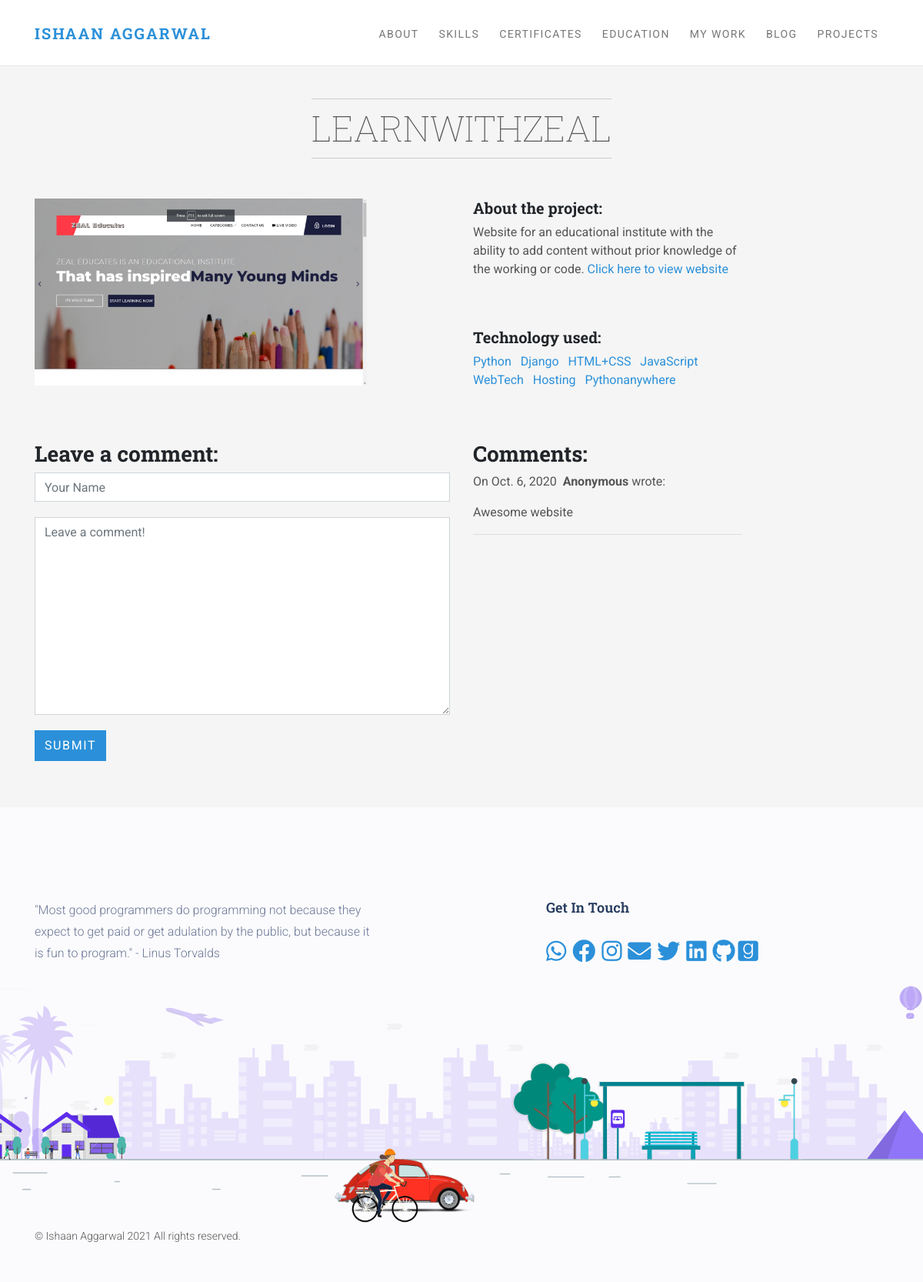
/project/project10, run on an earlier commit of the app's database.
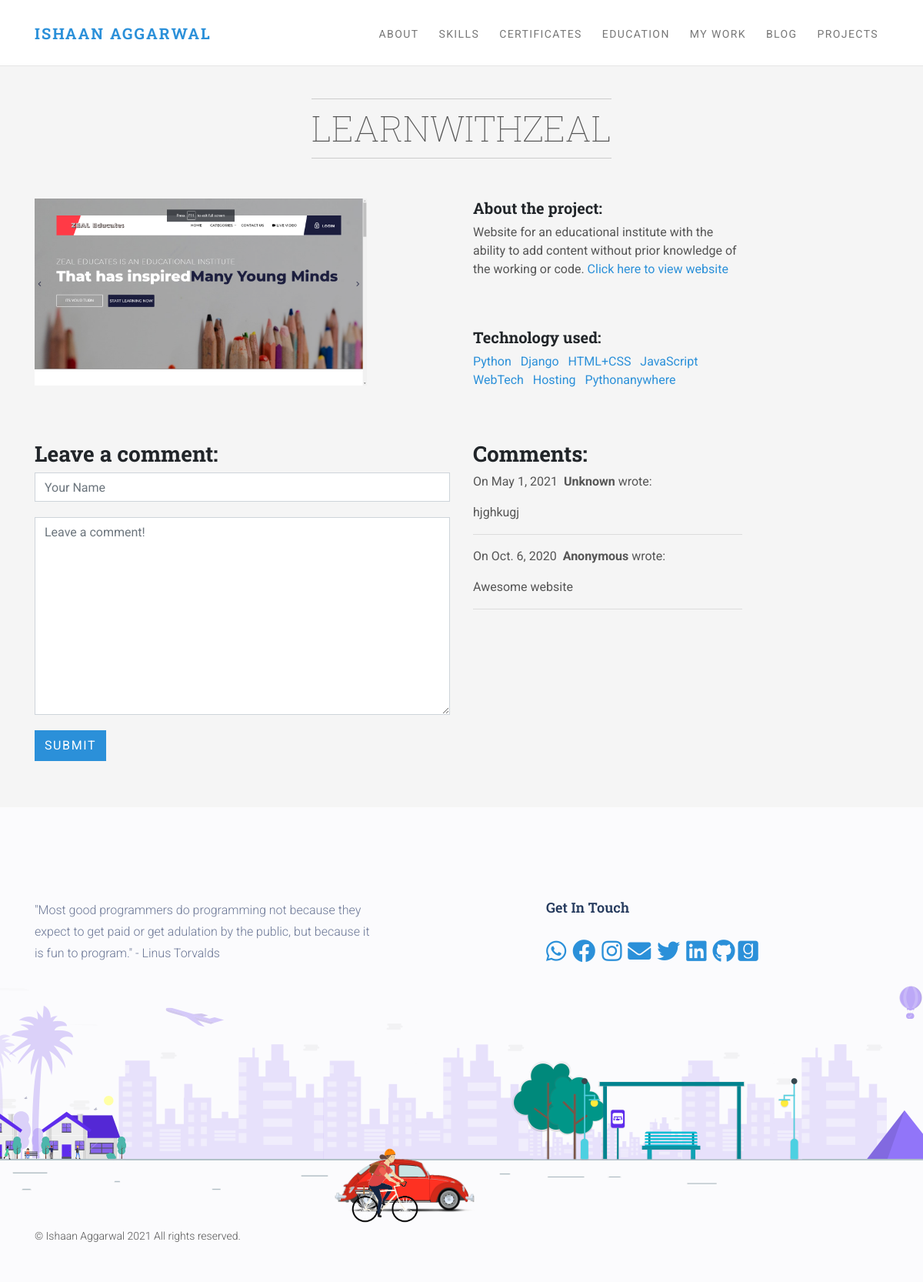
And on a later commit of the database.
### myapp/models.py (models this page shows, shortened)
class Category(models.Model):
    name = models.CharField(max_length=20)

class Comment(models.Model):
    author = models.CharField(max_length=60)
    body = models.TextField()
    created_on = models.DateTimeField(auto_now_add=True)
    project = models.ForeignKey('Project', on_delete=models.CASCADE)

### myapp/views.py (the view, shortened to what this page needs)
# urls.py: path('project<int:pk>', project_detail, name='project_detail'),
def project_detail(request, pk):
    try:
        project = Project.objects.get(pk=pk)
    except Project.DoesNotExist:
        raise Http404("No Project matches the given query.")
    comments = Comment.objects.filter(project=project).order_by('-created_on')
    form = CommentForm()
    context = {
        'project': project,
        'comments': comments,
        'form': form,
    }
    return render(request, template_name='portfolio/project_detail.html', context=context)

### blog/forms.py
class CommentForm(forms.Form):
    author = forms.CharField(
        max_length=60,
        widget=forms.TextInput(attrs={
            "class": "form-control",
            "placeholder": "Your Name"
        })
    )
    body = forms.CharField(widget=forms.Textarea(
        attrs={
            "class": "form-control",
            "placeholder": "Leave a comment!"
        })
    )

### myapp/templates/portfolio/project_detail.html (shortened to what this page needs)
{% extends "portfolio/base.html" %}
{% load static %}
{% block body %}
<section id="testimonials" class="testimonials-section bg-gray">
    <div class="container">
        <br><br>
        <header class="text-center mb-2">
          <h2 class="title">{{ project.title | title }}</h2>
        </header>
        <div class="row">
            <div class="col-md-6">
                <img src="{{ project.image.url }}" alt="{{ project.title|title }}" width="80%">
                <br><br>
            </div>
            <div class="col-md-4">
                <h5>About the project:</h5>
                <p>{{ project.description|safe }}</p>
                <br><br>
                <h5>Technology used:</h5>
                {% for technology in project.technology.all %}
                    <a href="{% url 'project_tech' technology.name %}">
                        {{ technology.name }}
                    </a>&nbsp;
                {% endfor %}
            </div>
        </div>
        <br><br>
        <div class="row">
            <div class="col-md-6">
                <h3>Leave a comment:</h3>
                <form action="/project/project{{ project.pk }}" method="post">
                    <div class="form-group">
                        {{ form.author }}
                    </div>
                    <div class="form-group">
                        {{ form.body }}
                    </div>
                    <button type="submit" class="btn btn-primary">Submit</button>
                </form>
            </div>
            <div class="col-md-4">
                <h3>Comments:</h3>
                {% for comment in comments %}
                    <p>
                        On {{comment.created_on.date }}&nbsp;
                        <b>{{ comment.author|title }}</b> wrote:
                    </p>
                    <p>{{ comment.body }}</p>
                    <hr>
                {% endfor %}
            </div>
        </div>
    </div>
</section>
{% endblock %}

What changed in the data, as far as the page shows it:
added Comment: created_on "May 1, 2021", author "Unknown", body "hjghkugj"
